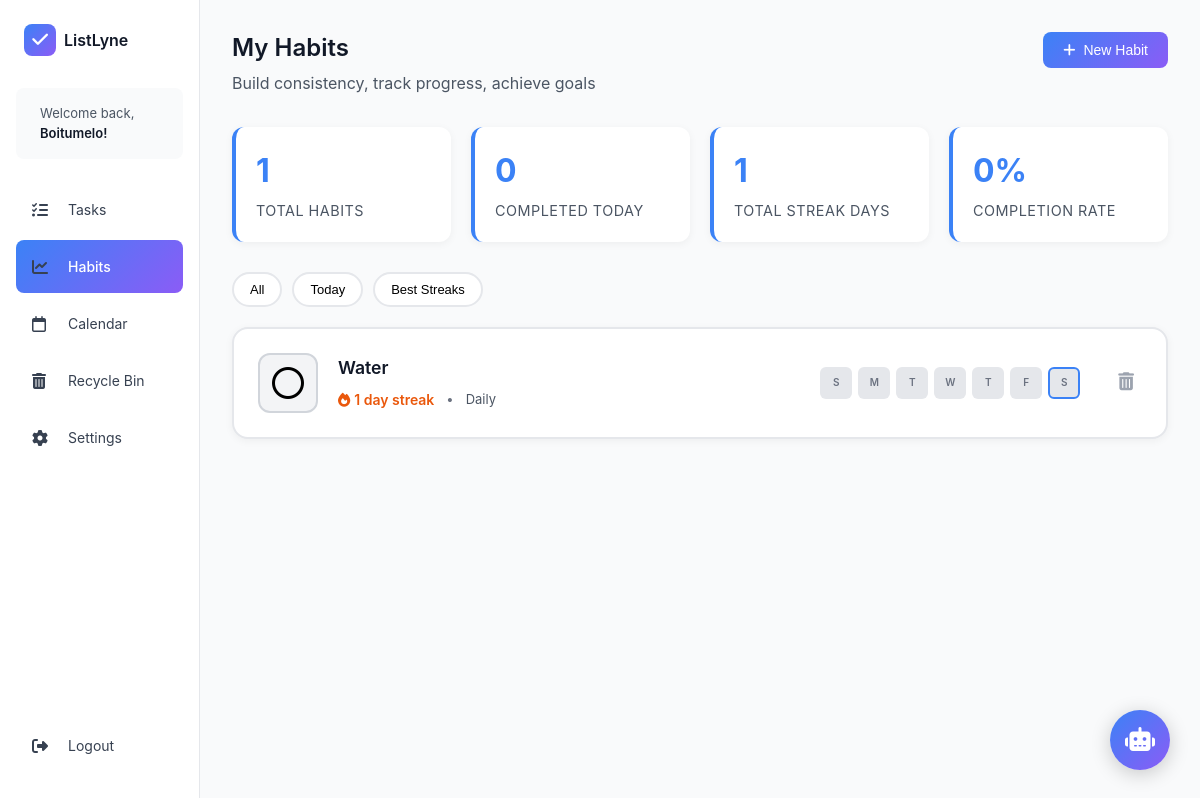
Screenshot of /habits/ (signed in) with the database file from the repository.
### todo_app/models.py (models this page shows, shortened)
class UserProfile(models.Model):
    user = models.OneToOneField(User, on_delete=models.CASCADE, related_name='profile')
    custom_name = models.CharField(max_length=100, default='User')
    productivity_preference = models.CharField(
        max_length=20,
        choices=PRODUCTIVITY_PREFERENCE,
        default='anytime',
        help_text="When are you most productive?"
    )
    onboarding_completed = models.BooleanField(default=False)
    theme_mode = models.CharField(max_length=20, choices=THEME_MODES, default='light')
    primary_color = models.CharField(max_length=7, default='#3b82f6')  # Blue
    secondary_color = models.CharField(max_length=7, default='#8b5cf6')  # Purple
    accent_color = models.CharField(max_length=7, default='#ec4899')  # Pink
    created_at = models.DateTimeField(auto_now_add=True)

class Habit(models.Model):
    user = models.ForeignKey(User, on_delete=models.CASCADE, related_name='habits')
    title = models.CharField(max_length=200)
    goal_description = models.TextField(help_text="e.g., Drinking 2l of water daily")
    frequency = models.CharField(
        max_length=20,
        choices=HABIT_FREQUENCY,
        default='daily'
    )
    reminder_time = models.TimeField(null=True, blank=True)
    is_active = models.BooleanField(default=True)
    created_at = models.DateTimeField(auto_now_add=True)
    is_deleted = models.BooleanField(default=False)
    deleted_at = models.DateTimeField(null=True, blank=True)
    @property
    def is_completed_today(self):
        today = timezone.now().date()
        return self.logs.filter(log_date=today, is_completed=True).exists()
    def last_7_days(self):
        today = timezone.now().date()
        days = []
        for i in range(6, -1, -1):
            date_check = today - timedelta(days=i)
            completed = self.logs.filter(log_date=date_check, is_completed=True).exists()
            days.append({
                'date': date_check,
                'day_initial': date_check.strftime('%a')[0],
                'completed': completed,
                'is_today': date_check == today
            })
        return days
    def get_streak(self):
        logs = self.logs.filter(is_completed=True).order_by('-log_date')
        if not logs.exists():
            return 0
        streak = 1
        prev_date = logs[0].log_date
        return streak

class HabitLog(models.Model):
    habit = models.ForeignKey(Habit, on_delete=models.CASCADE, related_name='logs')
    log_date = models.DateField(default=date.today)
    is_completed = models.BooleanField(default=False)
    completion_count = models.IntegerField(default=0, help_text="Number of times completed")
    completed_at = models.DateTimeField(null=True, blank=True)
    notes = models.TextField(blank=True, null=True)
    class Meta:
        unique_together = ('habit', 'log_date')
        ordering = ['-log_date']

### todo_app/views.py (the view)
# urls.py: path('habits/', views.habits_view, name='habits_view'),
@login_required
def habits_view(request):
    profile = request.user.profile if hasattr(request.user, 'profile') else None
    user_habits = Habit.objects.filter(user=request.user, is_deleted=False)
    total_habits = user_habits.count()
    habits_completed_today = [h for h in user_habits if h.is_completed_today]
    total_streak = sum(h.get_streak() for h in user_habits)
    if total_habits > 0:
        completion_rate = int((len(habits_completed_today) / total_habits) * 100)
    else:
        completion_rate = 0
    context = {
        'user_habits': user_habits,
        'total_habits': total_habits,
        'habits_completed_today': habits_completed_today,
        'total_streak': total_streak,
        'completion_rate': completion_rate,
        'profile': profile,
        'user_name': profile.custom_name if profile else request.user.username,
    }
    return render(request, 'todo_app/habits_view.html', context)

### todo_app/templates/todo_app/habits_view.html (shortened to what this page needs)
{% extends "todo_app/base_with_sidebar.html" %}
{% load static %}
{% block main_content %}
<div class="habits-container">
    <div class="page-header">
        <div class="header-left">
            <h1 class="page-title">My Habits</h1>
            <p style="color: var(--gray-600); margin-top: 5px;">Build consistency, track progress, achieve goals</p>
        </div>
        <button id="add-habit-btn" class="add-btn gradient-add-btn">
            <i class="fa-solid fa-plus"></i> New Habit
        </button>
    </div>
    <div class="stats-grid">
        <div class="stat-card">
            <div class="stat-value">{{ total_habits }}</div>
            <div class="stat-label">Total Habits</div>
        </div>
        <div class="stat-card">
            <div class="stat-value">{{ habits_completed_today|length }}</div>
            <div class="stat-label">Completed Today</div>
        </div>
        <div class="stat-card">
            <div class="stat-value">{{ total_streak }}</div>
            <div class="stat-label">Total Streak Days</div>
        </div>
        <div class="stat-card">
            <div class="stat-value">{{ completion_rate }}%</div>
            <div class="stat-label">Completion Rate</div>
        </div>
    </div>
    <div class="quick-actions">
        <button class="quick-action-btn" onclick="filterHabits('all')">All</button>
        <button class="quick-action-btn" onclick="filterHabits('today')">Today</button>
        <button class="quick-action-btn" onclick="filterHabits('streak')">Best Streaks</button>
    </div>
    {% if not user_habits %}
    <div class="empty-state">
        <div class="empty-icon">
            <i class="fa-solid fa-chart-line"></i>
        </div>
        <p class="empty-text">No habits yet</p>
        <p class="empty-subtext">Start building better habits today!</p>
    </div>
    {% else %}
    <div class="habits-list-new">
        {% for habit in user_habits %}
        <div class="habit-card-new {% if habit.is_completed_today %}completed-today{% endif %}" data-habit-id="{{ habit.id }}" data-frequency="{{ habit.frequency }}">
            <form method="POST" action="{% url 'complete_habit' habit.id %}" style="margin: 0;">
                <button type="submit" class="habit-check-box {% if habit.is_completed_today %}completed{% endif %}">
                    {% if habit.is_completed_today %}
                    <i class="fa-solid fa-circle-check"></i>
                    {% else %}
                    <i class="fa-regular fa-circle"></i>
                    {% endif %}
                </button>
            </form>
            <div class="habit-info">
                <div class="habit-name">{{ habit.title }}</div>
                <div class="habit-streak-info">
                    <span style="display: flex; align-items: center; gap: 4px; color: #ea580c; font-weight: 600; font-size: 14px;">
                        <i class="fa-solid fa-fire"></i> {{ habit.get_streak }} day streak
                    </span>
                    <span style="color: var(--gray-500); font-size: 13px;">•</span>
                    <span style="color: var(--gray-600); font-size: 13px;">{{ habit.get_frequency_display }}</span>
                </div>
            </div>
            <div class="habit-progress-visual" data-frequency="{{ habit.frequency }}">
                {% if habit.frequency == 'daily' %}
                    {% for day in habit.last_7_days %}
                    <div class="day-dot {% if day.completed %}completed{% endif %} {% if day.is_today %}today{% endif %}"
                         title="{{ day.date|date:'M d' }}">
                        {{ day.day_initial }}
                    </div>
                    {% endfor %}
                {% endif %}
            </div>
            <form method="POST" action="{% url 'delete_habit' habit.id %}" onsubmit="return confirm('Delete this habit?');" style="margin: 0;">
                <button type="submit" class="delete-icon" style="margin-left: 10px;">
                    <i class="fa-solid fa-trash-can"></i>
                </button>
            </form>
        </div>
        {% endfor %}
    </div>
    {% endif %}
</div>
<button class="chatbot-toggle" id="chatbot-toggle">
    <i class="fa-solid fa-robot"></i>
</button>
{% endblock %}

### todo_app/templates/todo_app/base_with_sidebar.html (shortened to what this page needs)
{% load static %}
<!DOCTYPE html>
<html lang="en" data-theme="{{ profile.theme_mode|default:'light' }}">
    <head>
    <link rel="stylesheet" href="https://cdnjs.cloudflare.com/ajax/libs/font-awesome/6.5.1/css/all.min.css">
    <link rel="stylesheet" href="{% static 'css/theme-system.css' %}">
    <link rel="stylesheet" href="{% static 'css/app.css' %}">
</head>
    <body data-theme="{{ profile.theme_mode|default:'light' }}"
        data-theme-mode="{{ profile.theme_mode|default:'light' }}"
        data-primary-color="{{ profile.primary_color|default:'#3b82f6' }}"
        data-secondary-color="{{ profile.secondary_color|default:'#8b5cf6' }}"
        data-accent-color="{{ profile.accent_color|default:'#ec4899' }}">
        <div class="app-layout">
            {% include 'todo_app/partials/sidebar.html' %}
            <main class="main-content">
                {% block main_content %}{% endblock %}
            </main>
        </div>
    </body>
</html>

### todo_app/templates/todo_app/partials/sidebar.html
{% load static %}
<aside class="sidebar">
    <div class="sidebar-header">
        <div class="logo-container">
            <div class="logo-icon">
                <i class="fa-solid fa-check"></i>
            </div>
            <span class="logo-text">ListLyne</span>
        </div>
    </div>
    <div class="sidebar-welcome">
        <p>Welcome back,</p>
        <p class="user-name">{{ user_name|default:user.username }}!</p>
    </div>
    <nav class="sidebar-nav">
        <a href="{% url 'dashboard' %}" class="nav-item {% if request.resolver_match.url_name == 'dashboard' %}active{% endif %}">
            <i class="fa-solid fa-list-check"></i>
            <span>Tasks</span>
        </a>
        <a href="{% url 'habits_view' %}" class="nav-item {% if request.resolver_match.url_name == 'habits_view' %}active{% endif %}">
            <i class="fa-solid fa-chart-line"></i>
            <span>Habits</span>
        </a>
        <a href="{% url 'calendar_view' %}" class="nav-item {% if request.resolver_match.url_name == 'calendar_view' %}active{% endif %}">
            <i class="fa-regular fa-calendar"></i>
            <span>Calendar</span>
        </a>
        <a href="{% url 'recycle_bin' %}" class="nav-item {% if request.resolver_match.url_name == 'recycle_bin' %}active{% endif %}">
            <i class="fa-solid fa-trash-can"></i>
            <span>Recycle Bin</span>
        </a>
        <a href="{% url 'settings_view' %}" class="nav-item {% if request.resolver_match.url_name == 'settings_view' %}active{% endif %}">
            <i class="fa-solid fa-gear"></i>
            <span>Settings</span>
        </a>
    </nav>
    <div class="sidebar-footer">
        <a href="{% url 'logout' %}" class="nav-item logout-btn">
            <i class="fa-solid fa-right-from-bracket"></i>
            <span>Logout</span>
        </a>
    </div>
</aside>

### todo_app/static/css/theme-system.css (style rules this page uses)
:root { --primary-color: #3b82f6; --secondary-color: #8b5cf6; --accent-color: #ec4899; --color-active: #0d6efd; --color-completed: #10b981; --color-overdue: #ef4444; --color-attention: #f59e0b; --gray-50: #f9fafb; --gray-100: #f3f4f6; --gray-200: #e5e7eb; --gray-300: #d1d5db; --gray-400: #9ca3af; --gray-500: #6b7280; --gray-600: #4b5563; --gray-700: #374151; --gray-800: #1f2937; --gray-900: #111827; --font-primary: -apple-system, BlinkMacSystemFont, 'Segoe UI', 'Roboto', 'Oxygen', 'Ubuntu', 'Helvetica Neue', sans-serif; --sidebar-width: 200px; --content-max-width: 1400px; --spacing-xs: 4px; --spacing-sm: 8px; --spacing-md: 16px; --spacing-lg: 24px; --spacing-xl: 32px; --spacing-2xl: 48px; --radius-sm: 6px; --radius-md: 8px; --radius-lg: 12px; --radius-xl: 20px; --shadow-sm: 0 1px 2px 0 rgba(0, 0, 0, 0.05); --shadow-md: 0 4px 6px -1px rgba(0, 0, 0, 0.1); --shadow-lg: 0 10px 15px -3px rgba(0, 0, 0, 0.1); --shadow-xl: 0 20px 60px rgba(0, 0, 0, 0.15); }
* { margin: 0; padding: 0; box-sizing: border-box; }
body { font-family: var(--font-primary); background: var(--gray-50); color: var(--gray-900); line-height: 1.6; transition: background-color 0.3s ease, color 0.3s ease; }
h1, h2, h3, h4, h5, h6 { font-family: var(--font-primary); font-weight: 600; line-height: 1.3; }
body[data-theme="light"] { background: var(--gray-50); color: var(--gray-900); }
body[data-theme="light"] .main-content { background: var(--gray-50); }
body[data-theme="light"] .sidebar { background: white; border-right-color: var(--gray-200); }
body[data-theme="light"] .page-title, body[data-theme="light"] .section-heading, body[data-theme="light"] .task-title, body[data-theme="light"] .habit-title { color: var(--gray-900); }
body[data-theme="light"] .nav-item { color: var(--gray-700); }
.gradient-add-btn, .btn-primary, .btn-apply, .gradient-btn { background: linear-gradient(135deg, var(--primary-color), var(--secondary-color)) !important; color: white; }
.nav-item.active { background: linear-gradient(135deg, var(--primary-color), var(--secondary-color)) !important; color: white; }
.logo-icon { background: linear-gradient(135deg, var(--primary-color), var(--secondary-color)) !important; }
body, .sidebar, .main-content, .task-card, .habit-card, .settings-section, .calendar-container, .tabs-container, .form-input, .modal-dialog { transition: background-color 0.3s ease, color 0.3s ease, border-color 0.3s ease; }

### rows the page displays
UserProfile: custom_name.username "Boitumelo"
Habit: title "Water", get_streak "1", frequency "Daily", day_initial "S" "M" "T" "W" "T" "F" "S"

### other values shown
{{ total_habits }} "1"
{{ habits_completed_today|length }} "0"
{{ total_streak }} "1"
{{ completion_rate }} "0"
